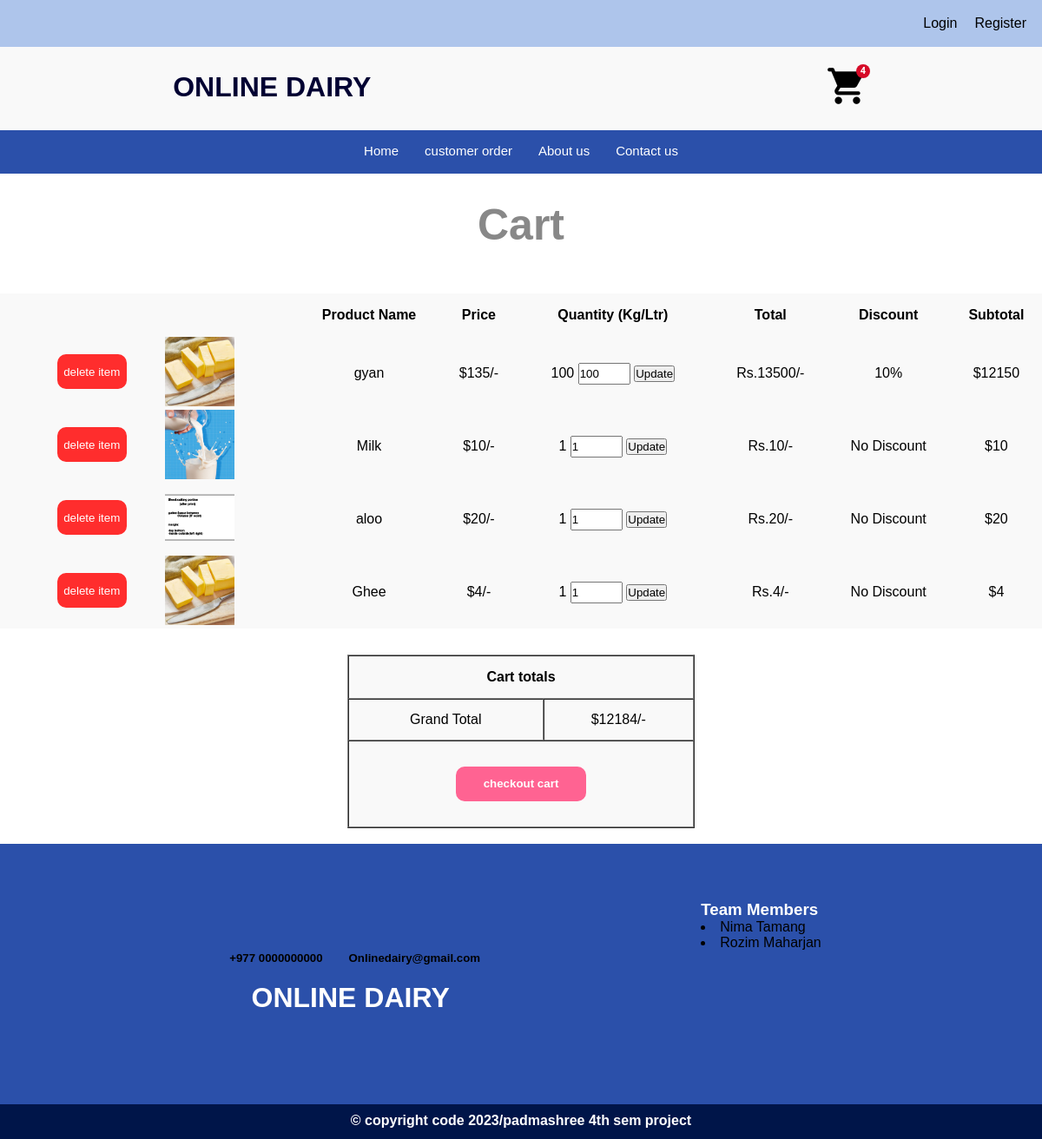
The app's page /cart.php with its own data.
### tables this page shows
CREATE TABLE `cart` (
  `id` int(100) NOT NULL,
  `user_id` int(100) NOT NULL,
  `pid` int(100) NOT NULL,
  `name` varchar(100) NOT NULL,
  `price` varchar(100) NOT NULL,
  `image` varchar(100) NOT NULL,
  `quantity` int(100) NOT NULL,
  `subtotal` int(255) NOT NULL
);

### cart.php (the view, shortened to what this page needs)
<?php
include "connection/connect.php";
?>
<!DOCTYPE html>
<html lang="en">
<head>
    <link rel="stylesheet" href="css/style.css">
</head>
<body>
<?php include 'header.php';?>
    <nav>
        <ul>
            <li><a href="index.php">Home</a></li>
            <li><a href="myorders.php">customer order</a></li>
            <li><a href="aboutus.php">About us</a></li>
            <li><a href="contactus.php">Contact us</a></li>
        </ul>
    </nav>
    <section class="orderlist">
        <h1>Cart</h1>
        <div class="order-items">
            <table border="0" cellspacing="0" class="cart-table">
                <thead>
                    <tr>
                        <th></th>
                        <th>Product Name</th>
                        <th>Price</th>
                        <th>Quantity (Kg/Ltr)</th>
                        <th>Total</th>
                        <th>Discount</th>
                        <th>Subtotal</th>
                    </tr>
                </thead>
                <?php
      $grand_total = 0;
      $select_cart ="SELECT * FROM `cart` WHERE user_id ='$userid'";
      $cart_query=mysqli_query($conn,$select_cart);
      if(mysqli_num_rows($cart_query)>0){
         while($fetch_cart=mysqli_fetch_assoc($cart_query)){
        ?>
        <tr>
         <form action="" method="post">
                        <td><input type="submit" value="delete item" onclick="return confirm('delete this from cart?');"
                                class="delete-btn" name="delete">
                            <img src="vendor/uploadimage/<?php echo $fetch_cart['image']; ?>" alt="image" class="product-image">
                        </td>
                        <td><?= $fetch_cart['name']; ?></td>
                        <td>$<?= $fetch_cart['price']; ?>/-</td>
                        <td>
                            <?php echo $fetch_cart['quantity'] ?>
                            <input type="number" name="qty" class="quantity" value="<?= $fetch_cart['quantity']; ?>">
                            <input type="submit" value="Update"
                                onclick="return confirm('do u want to update your cart?')" name="update_qty">
                        </td>
                        <td>Rs.<?= $total = ($fetch_cart['price'] * $fetch_cart['quantity']); ?>/-</td>
                        <td>
                            <?php
                        if($fetch_cart['quantity']>=1000 && $fetch_cart['quantity']<=4999){
                            echo "30%";
                        }elseif($fetch_cart['quantity']>=500 && $fetch_cart['quantity']<=999){
                            echo"20%";
                        }elseif($fetch_cart['quantity']>=100 && $fetch_cart['quantity']<=499){
                            echo"10%";
                        }elseif($fetch_cart['quantity']>=50 && $fetch_cart['quantity']<=99){
                            echo"5%";
                        }elseif($fetch_cart['quantity']>=10 && $fetch_cart['quantity']<=49){
                            echo"1%";
                        }else{
                            echo"No Discount";
                        }
                        ?>
                        </td>
                        <td>
                            <?php
                            if($fetch_cart['quantity']>=1000 && $fetch_cart['quantity']<=4999){
                                echo '$'. $sub_total = $total - ($total * 30/100);
                            }elseif($fetch_cart['quantity']>=500 && $fetch_cart['quantity']<=999){
                                echo '$'. $sub_total = $total - ($total * 20/100);
                            }elseif($fetch_cart['quantity']>=100 && $fetch_cart['quantity']<=499){
                                echo '$'. $sub_total = $total - ($total * 10/100);
                            }elseif($fetch_cart['quantity']>=50 && $fetch_cart['quantity']<=99){
                                echo '$'. $sub_total = $total - ($total * 5/100);
                            }elseif($fetch_cart['quantity']>=10 && $fetch_cart['quantity']<=49){
                                echo '$'. $sub_total = $total - ($total * 1/100);
                            }else{
                                echo '$'.$sub_total = $total;
                            }
                            ?>
                        </td>
                    </form>
                </tr>
                <?php
                  $grand_total += $sub_total;
                      }
                  }else{
                      echo '<p class="empty">your cart is empty</p>';
                  }
                  ?>
            </table>
        </div>
        <div class="checkout-details">
            <table border="1" cellspacing="0">
                <thead>
                    <tr>
                        <th colspan="2">Cart totals</th>
                    </tr>
                </thead>
                <tbody>
                    <tr>
                        <td>Grand Total</td>
                        <td>$<?= $grand_total; ?>/-</td>
                    </tr>
                    <tr>
                        <td colspan="2"><a href="checkout.php"><button class="checkout-cart">checkout cart</button></a>
                        </td>
                    </tr>
                </tbody>
            </table>
        </div>
    </section>
    <br>
    <footer>
        <div class="flex-footer">
        <div class="footer-content">
            <br>
            <div class="socialmedia">
                <a href="#"><i class="fa-brands fa-facebook fa-2xl"></i></a>
                <a href="#"><i class="fa-brands fa-instagram fa-2xl"></i></a>
                <a href="#"><i class="fa-brands fa-twitter fa-2xl"></i></a>
            </div>
            <br>
            <div class="contact">
                <div class="number">
                    <i class="fa-solid fa-phone"></i>
                    <h5>+977 0000000000</h5>
                    <div class="address">
                        <i class="fa-solid fa-envelope"></i>
                        <h5>Onlinedairy@gmail.com</h5>
                    </div>
                </div>
            </div>
            <h1>ONLINE DAIRY</h1>
        </div>
        <div class="team-members-list">
        <h3>Team Members</h3>
        <li>Nima Tamang</li>
        <li>Rozim Maharjan</li>
        </div>
        </div>
    </footer>
    <div class="copyright">
        <h4>&copy; copyright code 2023/padmashree 4th sem project</h4>
    </div>
</body>
</html>

### header.php (shortened to what this page needs)
<?php
include "connection/connect.php";
if(isset($_SESSION['userid'])){
    $userid = $_SESSION['userid'];
} else {
    $userid = '';
}
?>
<header>
    <div class="top-link-item">
        <div class="top-item-list">
            <ul>
            <?php
            $select_profile ="SELECT * FROM `registerd_users` WHERE id ='$userid'";
            $res=mysqli_query($conn,$select_profile);
            if(mysqli_num_rows($res) > 0){
            $fetch_profile =mysqli_fetch_assoc($res);
         ?>
         <li>Welcome <b><?= $fetch_profile["full_name"]; ?></b>,</li>
         <li><a href="userdashboard.php">My Orders</a></li>
         <li><a href="logout.php" class="logout-btn" onclick="return confirm('Are you sure you want to logout?');">Logout</a></li>
         <?php
            }else{
         ?>
         <li><a href="userlogin.php">Login</a></li>
                <li><a href="register.php">Register</a></li>
         <?php
            }
         ?>
            </ul>
        </div>
    </div>
    <div class="search-item">
        <div class="logo">
            <a href="index.php">
                <h1>ONLINE DAIRY</h1>
            </a>
        </div>
        <div class="cart">
        <?php
        $count_cart_items="SELECT * FROM `cart` WHERE user_id ='$userid'";
        $result=mysqli_query($conn,$count_cart_items);
       if($result)
       {
        $total_cart_counts=mysqli_num_rows($result);
       }
       else{
        echo "Error executing query: " . mysqli_error($conn);
       }
        ?>
<span class='count'><?php  echo $total_cart_counts; ?></span>
        <a href="cart.php"><img src="icons/icons8-cart-100.png" alt="cart icon"></a>
        </div>
    </div>
</header>

### css/style.css (style rules this page uses)
* { margin: 0px; padding: 0px; box-sizing: border-box; }
body { font-family: sans-serif; margin: auto; width: 1200px; }
header { height: 150px; background-color: #F9F9F9; }
.top-item-list ul li { list-style: none; }
.top-item-list ul li a { text-decoration: none; color: black; }
.top-link-item { background-color:#aec5eb; display: flex; padding: 8px; justify-content: right; }
.top-item-list ul { display: flex; }
.top-item-list ul li { padding: 10px; }
.search-item { display: flex; justify-content: space-around; margin-top: 20px; }
.logo a { text-decoration: none; }
.logo a h1 { color: rgb(0, 0, 50); font-family: sans-serif; font-weight: bold; padding-top: 8px; }
.search-item h1 { padding-right: 100px; }
.cart img { height: 50px; width: 50px; position: relative; margin-left: 25px; }
.count { position: absolute; margin-left: 60px; z-index: 2; font-size: 11px; border-radius: 50%; background: #d60b28; width: 16px; height: 16px; line-height:16px; display: block; text-align: center; color: white; font-family: 'Roboto', sans-serif; font-weight: bold; }
nav { background-color: #2B50AA; height: 50px; }
nav ul { display: flex; justify-content: center; }
nav ul li { list-style: none; padding: 15px; }
nav ul li a { text-decoration: none; color: white; font-size: 15px; font-family: sans-serif; }
footer { background-color:#2B50AA; height:300px; overflow: hidden; }
.footer-content { margin-top: 50px; text-align: center ; }
.contact { display: flex; justify-content: center; margin-top: 20px; }
.number { display: flex; }
.address { display: flex; padding-left: 20px; }
.footer-content h1 { margin-top: 20px; color: white; }
.copyright { background-color: #001549; height: 40px; width:100%; }
.copyright h4 { padding: 10px; color: white; text-align: center; }
.fa-brands { color: white; }
.fa-solid { color: white; padding-right: 10px; }
.socialmedia .fa-brands { padding: 10px; }
.quantity { width: 60px; height: 25px; }
.cart-table { width:100%; height: 200px; background-color:#F9F9F9; }
.orderlist h1 { text-align: center; margin-bottom: 50px; margin-top: 30px; font-family: Arial, Helvetica, sans-serif; font-size: 50px; color: #888; }
.product-image { height: 80px; width: 80px; margin-left: 40px; object-fit: cover; }
td { text-align: center; }
thead { height: 50px; }
.checkout-details table { height: 200px; width: 400px; background-color: #F9F9F9; margin: auto }
.checkout-details { margin: auto; padding-top: 30px; }
.checkout-cart { height: 40px; width: 150px; color: white; background-color: #FF6392; border-radius: 10px; border-color: transparent; font-family: sans-serif; font-weight: bold; }
.delete-btn { height: 40px; width: 80px; background-color: rgb(255, 45, 45); border-radius: 10px; border-color: transparent; color: white; vertical-align: top; margin-top: 20px; }
.flex-footer { display: flex; justify-content: space-evenly; }
.team-members-list { margin-top: 65px; }
.team-members-list h3 { color: white; }

### records on screen
cart: image (picture), name "gyan", price "135", quantity "100", qty "100", $total = ($fetch_cart['price'] * $fetch_cart['quantity']) "13500", shows "10%", $sub_total = $total - ($total * 10/100) "12150"
cart: image (picture), name "Milk", price "10", quantity "1", qty "1", $total=($fetch_cart['price']*$fetch_cart['quantity']) "10", shows "No Discount"
cart: image (picture), name "aloo", price "20", quantity "1", qty "1", $total=($fetch_cart['price']*$fetch_cart['quantity']) "20", shows "No Discount"
cart: image (picture), name "Ghee", price "4", quantity "1", qty "1", $total=($fetch_cart['price']*$fetch_cart['quantity']) "4", shows "No Discount"

### other values on screen
$total_cart_counts "4"
$grand_total "12184"
